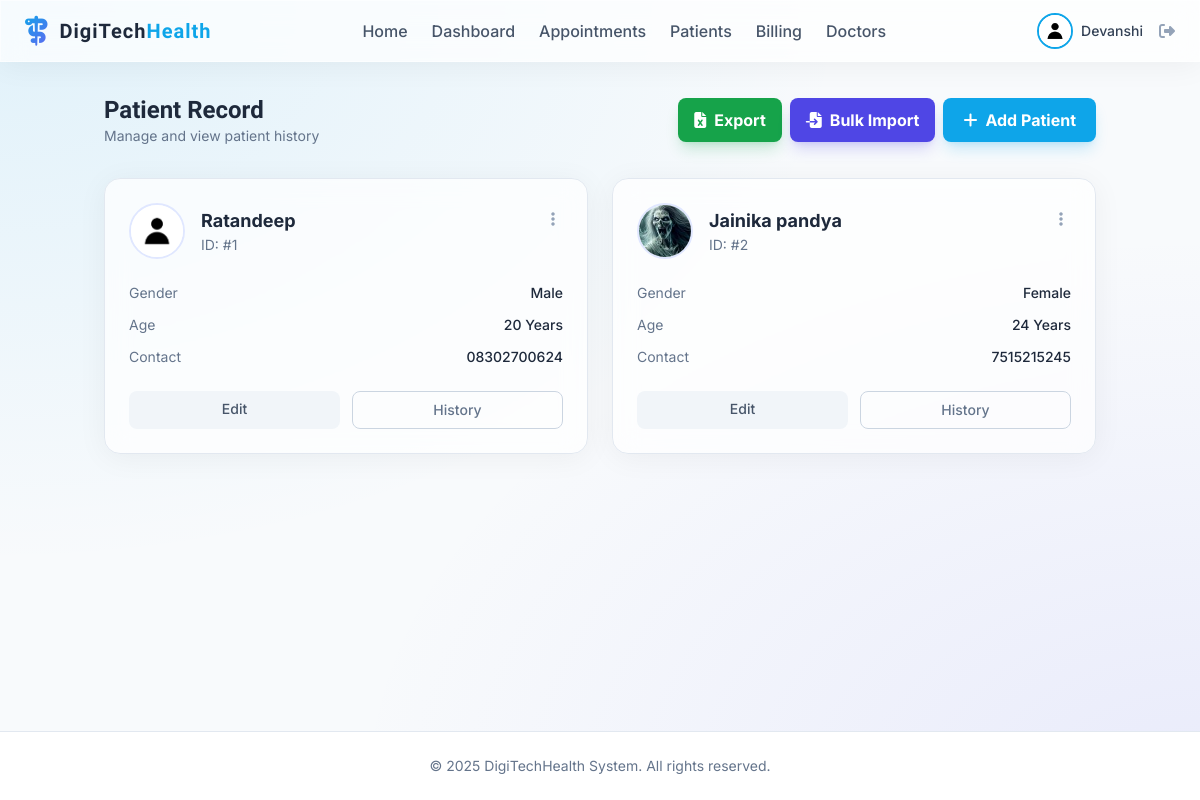
/patients (signed in), run on an earlier commit of the app's database.
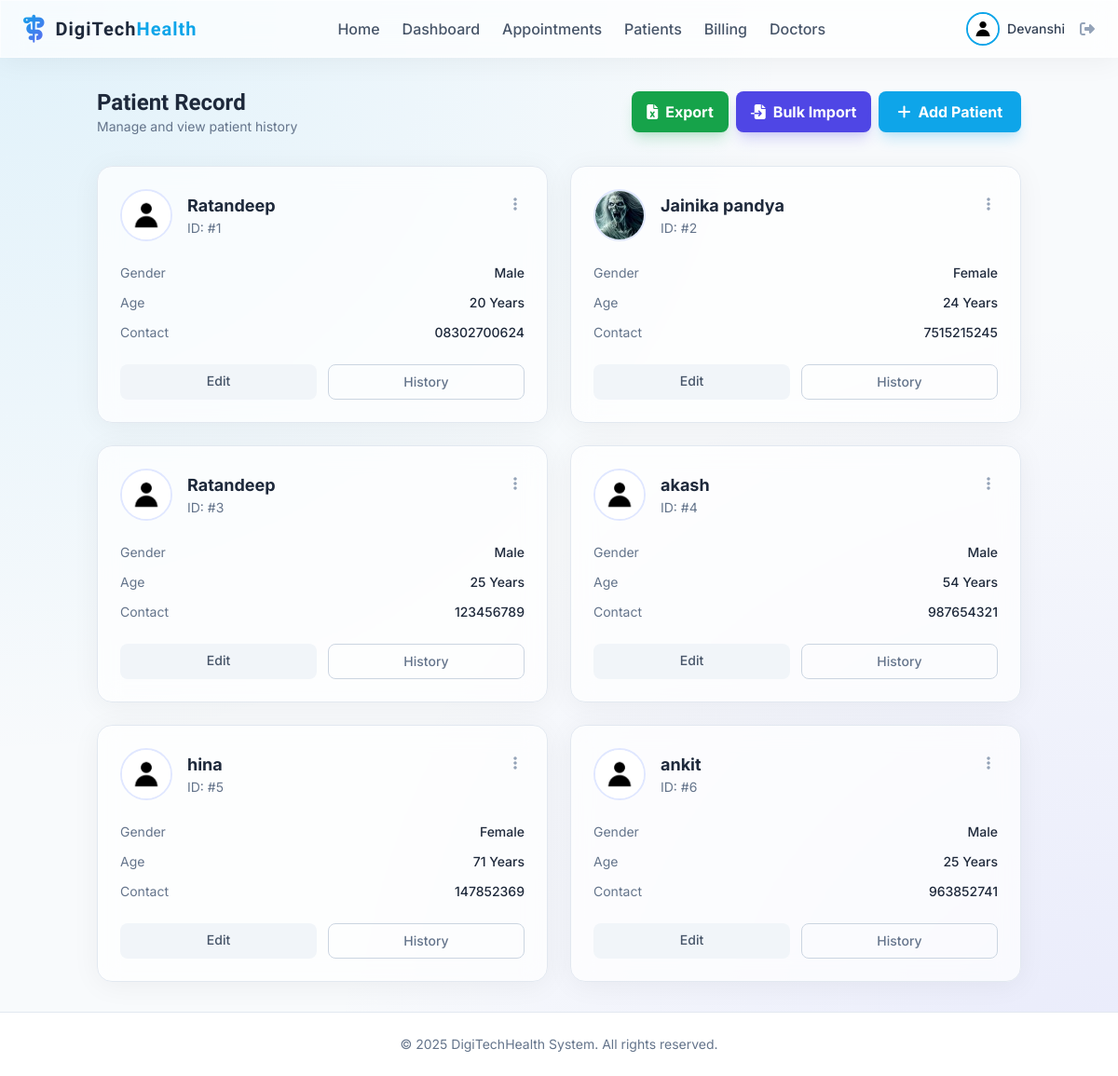
And on a later commit of the database.
### app/models.py (models this page shows, shortened)
class Patient(db.Model):
    id = db.Column(db.Integer, primary_key=True)
    user_id = db.Column(db.Integer, db.ForeignKey('user.id'), nullable=True) # Optional link to User account
    name = db.Column(db.String(100), nullable=False)
    age = db.Column(db.Integer, nullable=True)
    gender = db.Column(db.String(10), nullable=True)
    contact = db.Column(db.String(15), nullable=True)
    address = db.Column(db.Text, nullable=True)
    medical_history = db.Column(db.Text, nullable=True)
    image_file = db.Column(db.String(20), nullable=False, default='default.jpg')
    date_created = db.Column(db.DateTime, nullable=False, default=db.func.current_timestamp())
    user = db.relationship('User', backref=db.backref('patient_profile', uselist=False))

### app/patient/routes.py (the view, shortened to what this page needs)
@patient.route("/patients")
@login_required
def list_patients():
    if current_user.role in ['admin', 'doctor', 'receptionist']:
        patients = Patient.query.all()
        return render_template('patient/list.html', patients=patients)

### app/models.py (called while the page is built)
@login_manager.user_loader
def load_user(user_id):
    return User.query.get(int(user_id))

### app/templates/patient/list.html (shortened to what this page needs)
{% extends "base.html" %}
{% block content %}
<div class="flex justify-between items-center mb-8">
    <div>
        <h2 class="text-2xl font-display font-bold text-slate-800">Patient Record</h2>
        <p class="text-slate-500 text-sm">Manage and view patient history</p>
    </div>
    <div class="flex gap-2">
        <a href="{{ url_for('patient.export_patients') }}"
            class="px-4 py-2.5 bg-green-600 text-white font-bold rounded-lg hover:bg-green-700 transition-colors shadow-lg shadow-green-600/20 flex items-center">
            <i class="fa-solid fa-file-excel mr-2"></i> Export
        </a>
        <button onclick="openImportModal()"
            class="px-4 py-2.5 bg-indigo-600 text-white font-bold rounded-lg hover:bg-indigo-700 transition-colors shadow-lg shadow-indigo-600/20 flex items-center">
            <i class="fa-solid fa-file-import mr-2"></i> Bulk Import
        </button>
        <a href="{{ url_for('patient.add_patient') }}"
            class="px-5 py-2.5 bg-primary text-white font-bold rounded-lg hover:bg-sky-600 transition-colors shadow-lg shadow-primary/20 flex items-center">
            <i class="fa-solid fa-plus mr-2"></i> Add Patient
        </a>
    </div>
</div>
<div class="grid grid-cols-1 md:grid-cols-2 xl:grid-cols-3 gap-6">
    {% for patient in patients %}
    <div class="glass p-6 rounded-2xl relative group hover:shadow-lg transition-all border border-slate-200">
        <div class="flex items-start justify-between">
            <div class="flex items-center">
                <div class="h-14 w-14 rounded-full border-2 border-indigo-100 overflow-hidden">
                    <img src="{{ url_for('static', filename='profile_pics/' + patient.image_file) }}"
                        alt="{{ patient.name }}" class="h-full w-full object-cover">
                </div>
                <div class="ml-4">
                    <h3 class="text-lg font-bold text-slate-800">{{ patient.name }}</h3>
                    <p class="text-sm text-slate-500">ID: #{{ patient.id }}</p>
                </div>
            </div>
            <div class="relative dropdown-container">
                <button onclick="toggleDropdown(this)"
                    class="text-slate-400 hover:text-primary px-2 py-1 focus:outline-none transition-colors">
                    <i class="fa-solid fa-ellipsis-vertical pointer-events-none"></i>
                </button>
            </div>
        </div>
        <div class="mt-6 space-y-3">
            <div class="flex justify-between text-sm">
                <span class="text-slate-500">Gender</span>
                <span class="text-slate-800 font-medium">{{ patient.gender }}</span>
            </div>
            <div class="flex justify-between text-sm">
                <span class="text-slate-500">Age</span>
                <span class="text-slate-800 font-medium">{{ patient.age }} Years</span>
            </div>
            <div class="flex justify-between text-sm">
                <span class="text-slate-500">Contact</span>
                <span class="text-slate-800 font-medium">{{ patient.contact }}</span>
            </div>
        </div>
        <div class="mt-6 grid grid-cols-2 gap-3">
            <a href="{{ url_for('patient.update_patient', patient_id=patient.id) }}"
                class="py-2 rounded-lg bg-slate-100 text-slate-600 text-sm font-medium hover:bg-slate-200 text-center transition-colors">
                Edit
            </a>
            <a href="{{ url_for('patient.view_patient', patient_id=patient.id) }}"
                class="py-2 rounded-lg border border-slate-300 text-slate-500 text-sm font-medium hover:text-primary hover:border-primary text-center transition-colors">
                History
            </a>
        </div>
    </div>
    {% else %}
    <div class="col-span-full py-12 text-center text-slate-500">
        <i class="fa-solid fa-users-slash text-5xl mb-4 opacity-50"></i>
        <p>No patients found. Add one to get started.</p>
    </div>
    {% endfor %}
</div>
{% endblock %}

What changed in the data, as far as the page shows it:
added Patient: image_file (placeholder picture), name "Ratandeep", id "3", gender "Male", age "25", contact "123456789"
added Patient: image_file (placeholder picture), name "akash", id "4", gender "Male", age "54", contact "987654321"
added Patient: image_file (placeholder picture), name "hina", id "5", gender "Female", age "71", contact "147852369"
added Patient: image_file (placeholder picture), name "ankit", id "6", gender "Male", age "25", contact "963852741"
